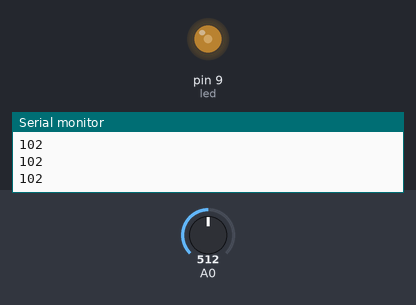
A sketch run on a simulated Arduino Uno, built with avr-gcc and run on an emulated ATmega328P. Parts: output pins drawn as LEDs (lit = HIGH), the last lines printed to the serial monitor. The inputs (shaded band) are chosen by the test bench; at power-on: A0 = 512.

Above: at 1.2 s.
1.3 s: A0 set to 716
At 2.5 s:
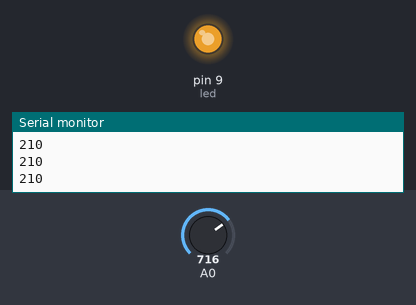
2.8 s: A0 set to 306
At 3.2 s:
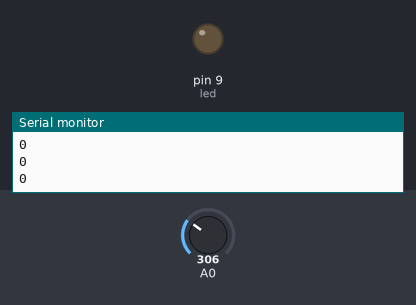
Timing chart, 0 to 5.8 s (numbered marks = the images above; inputs shaded):
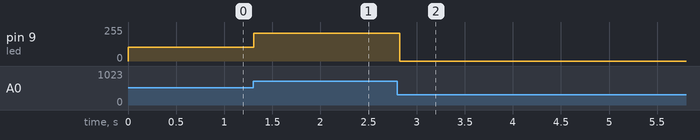

The sketch:

fade_photoresistor.ino
```cpp
// Control the brightness of an LED with a photo resistor
// photoresistor circuit:
//https://www.arduino.cc/en/uploads/Tutorial/PhotoCellA0.png

// PWM Pin
int led = 9;
int brightness = 200;
//int fadeAmount = 5;
int photo;

void setup()
{
  // because we're using a digital pin we have
  // to set the mode to input or output
//  pinMode(led, OUTPUT);

  Serial.begin(9600);
}

void loop()
{
  // read from photo on A0
  photo = analogRead(A0);
//  Serial.println(photo);

  // test for the room you're in
  brightness = map(photo, 320, 800, 0, 255);

  brightness = constrain(brightness, 0, 255);
  Serial.println(brightness);
  // set the brightness of pin 9 with photo value
  analogWrite(led, brightness);
  delay(30);
}
```

Measured:
- after the input at 1.3 s, pin 9 (led): 102/255 → 210/255 at once
- after the input at 2.8 s, pin 9 (led): 210/255 → 0/255 at once
